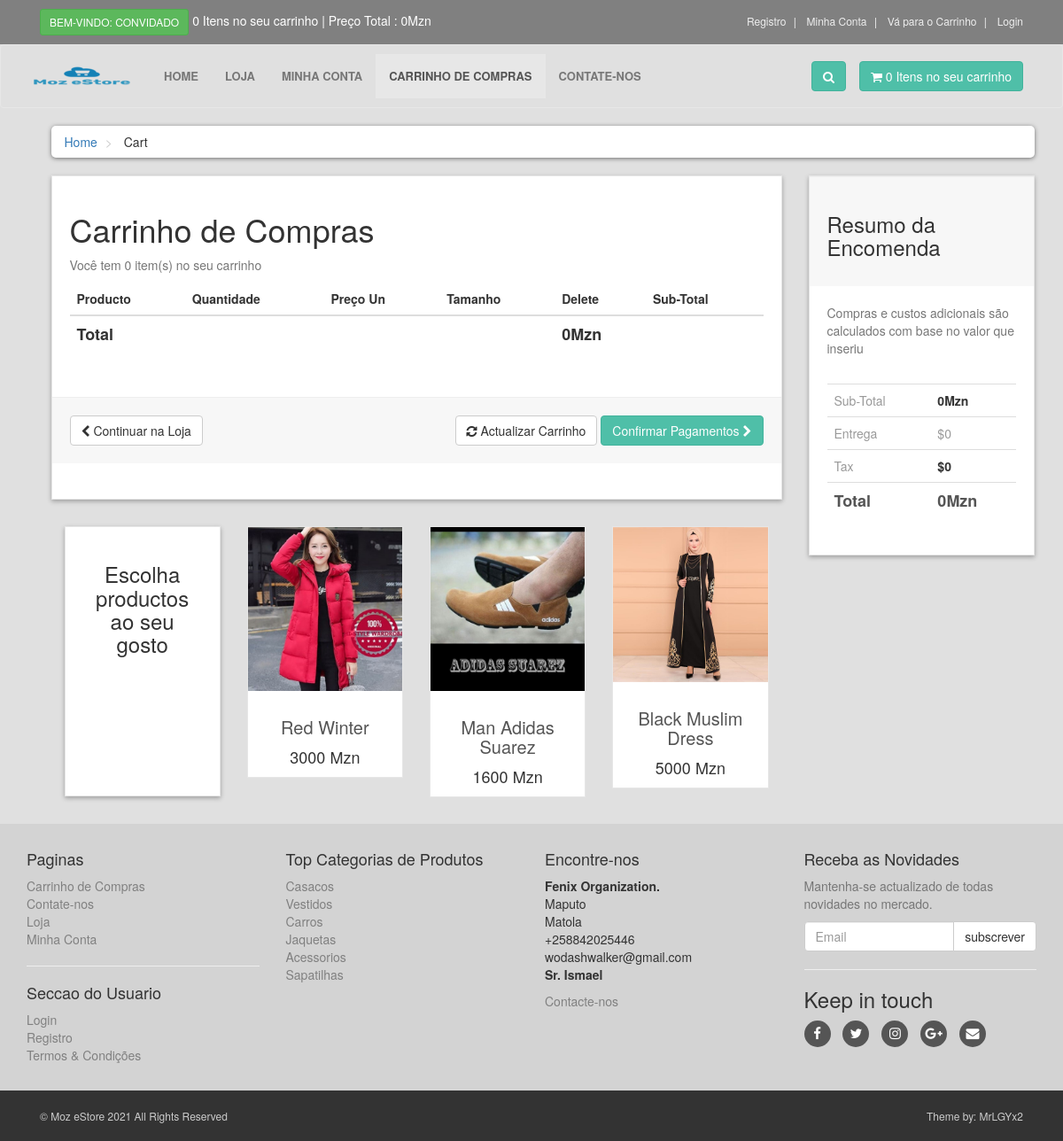
The app's page /cart.php with its own data.
### tables this page shows
CREATE TABLE `products` (
  `product_id` int(10) NOT NULL,
  `p_cat_id` int(10) NOT NULL,
  `cat_id` int(10) NOT NULL,
  `manufacturer_id` int(10) NOT NULL,
  `date` timestamp NOT NULL DEFAULT current_timestamp() ON UPDATE current_timestamp(),
  `product_title` text NOT NULL,
  `product_img1` text NOT NULL,
  `product_img2` text NOT NULL,
  `product_img3` text NOT NULL,
  `product_price` int(10) NOT NULL,
  `product_keywords` text NOT NULL,
  `product_desc` text NOT NULL
);

CREATE TABLE `product_categories` (
  `p_cat_id` int(10) NOT NULL,
  `p_cat_title` text NOT NULL,
  `p_cat_top` text NOT NULL,
  `p_cat_image` text NOT NULL
);

### cart.php (the view, shortened to what this page needs)
<?php
    include("includes/header.php");
?>
   <div id="content">
       <div class="container">
           <div class="col-md-12">
               <ul class="breadcrumb">
                   <li>
                       <a href="index.php">Home</a>
                   </li>
                   <li>
                       Cart
                   </li>
               </ul>
           </div>
           <div id="cart" class="col-md-9">
               <div class="box">
                   <form action="cart.php" method="post" enctype="multipart/form-data">
                       <h1>Carrinho de Compras</h1>
                       <?php
                       $ip_add = getRealIpUser();
                       $select_cart = "select * from cart where ip_add='$ip_add'";
                       $run_cart = mysqli_query($con,$select_cart);
                       $count = mysqli_num_rows($run_cart)
                       ?>
                       <p class="text-muted">Você tem <?php echo $count; ?> item(s) no seu carrinho</p>
                       <div class="table-responsive">
                           <table class="table">
                               <thead>
                                    <tr>
                                        <th colspan="2">Producto</th>
                                        <th>Quantidade</th>
                                        <th>Preço Un</th>
                                        <th>Tamanho</th>
                                        <th colspan="1">Delete</th>
                                        <th colspan="2">Sub-Total</th>
                                    </tr>
                               </thead>
                                   <?php
                                   $total = 0;
                                   ?>
                               <tfoot>
                                   <tr>
                                       <th colspan="5">Total</th>
                                       <th colspan="2"><?php echo $total; ?>Mzn</th>
                                   </tr>
                               </tfoot>
                           </table>
                       </div>
                       <div class="box-footer">
                           <div class="pull-left">
                               <a href="shop.php" class="btn btn-default">
                                   <i class="fa fa-chevron-left"></i> Continuar na Loja
                               </a>
                           </div>
                           <div class="pull-right">
                               <button type="submit" name="update" value="Update Cart" class="btn btn-default">
                                   <i class="fa fa-refresh"></i> Actualizar Carrinho
                               </button>
                               <a href="checkout.php" class="btn btn-primary">
                                   Confirmar Pagamentos <i class="fa fa-chevron-right"></i>
                               </a>
                           </div>
                       </div>
                   </form>
               </div>
               <div id="rowsame-heigh-row">
                   <div class="col-md-3 col-sm-6">
                       <div class="box same-height headline">
                           <h3 class="text-center">Escolha productos ao seu gosto</h3>
                       </div>
                   </div>
                   <?php
                   $enc_products = "select * from products order by rand() LIMIT 0,3";
                   $corre_products = mysqli_query($con,$enc_products);
                   while($row_products=mysqli_fetch_array($corre_products)){
                       $pro_id = $row_products['product_id'];
                       $pro_img1 = $row_products['product_img1'];
                       $pro_title = $row_products['product_title'];
                       $pro_price = $row_products['product_price'];
                       echo "
                           <div class='col-md-3 col-sm-6 center-responsive'>
                               <div class='product same-height active'>
                                   <a href='details.php?pro_id=$pro_id'>
                                       <img class='img-responsive' src='admin_area/product_images/$pro_img1' alt=''>
                                   </a>
                                   <div class='text'>
                                       <h3><a href='details.php?pro_id=$pro_id'>$pro_title</a></h3>
                                       <p class='price'>$pro_price Mzn</p>
                                   </div>
                               </div>
                           </div>
                       ";
                   }
                   ?>
               </div>
           </div>
           <div class="col-md-3">
               <div id="order-summary" class="box">
                   <div class="box-header">
                       <h3>Resumo da Encomenda</h3>
                   </div>
                   <p class="text-muted">
                       Compras e custos adicionais são calculados com base no valor que inseriu
                   </p>
                   <div class="table-responsive">
                       <table class="table">
                           <tbody>
                               <tr>
                                   <td>Sub-Total</td>
                                   <th><?php echo $total; ?>Mzn</th>
                               </tr>
                               <tr>
                                   <td>Entrega</td>
                                   <td>$0</td>
                               </tr>
                               <tr>
                                   <td> Tax </td>
                                   <th>$0</th>
                               </tr>
                               <tr class="total">
                                   <td>Total</td>
                                   <th><?php echo $total; ?>Mzn</th>
                               </tr>
                           </tbody>
                       </table>
                   </div>
               </div>
           </div>
       </div>
   </div>
    <?php
        include("includes/footer.php");
    ?>
</body>
</html>

### includes/footer.php (shortened to what this page needs)
<div id="footer">
    <div class="container">
        <div class="row">
            <div class="col-sm-6 col-md-3">
              <h4>Paginas</h4>
               <ul>
                   <li><a href="cart.php">Carrinho de Compras</a></li>
                   <li><a href="contact.php">Contate-nos</a></li>
                   <li><a href="shop.php">Loja</a></li>
                   <li><a href="customer/my_account.php?my_orders">Minha Conta</a></li>
               </ul>
               <hr>
               <h4>Seccao do Usuario</h4>
               <ul>
                   <?php
                          if(!isset($_SESSION['customer_email'])){
                              echo"<a href='checkout.php'>Login</a>";
                          }else{
                              echo"<a href='customer/my_account.php?my_orders'>Minha Conta</a>";
                          }
                          ?>
                   <li><a href="customer_register.php">Registro</a></li>
                   <li><a href="terms.php?terms_conditions=1">Termos & Condições</a></li>
               </ul>
            </div>
            <div class="com-sm-6 col-md-3">
                <h4>Top Categorias de Produtos</h4>
                <ul>
                    <?php
                        $get_p_cats = "select * from product_categories order by rand() LIMIT 0,7";
                        $run_p_cats = mysqli_query($con,$get_p_cats);
                        while($row_p_cats=mysqli_fetch_array($run_p_cats)){
                            $p_cat_id = $row_p_cats['p_cat_id'];
                            $p_cat_title = $row_p_cats['p_cat_title'];
                            echo "
                                <li>
                                    <a href='shop.php?p_cat=$p_cat_id'>
                                        $p_cat_title
                                    </a>
                                </li>
                            ";
                        }
                    ?>
                </ul>
            </div>
            <div class="col-sm-6 col-md-3">
                <h4>Encontre-nos</h4>
                <p>
                    <strong>Fenix Organization.</strong>
                    <br/>Maputo
                    <br/>Matola
                    <br/>+258842025446
                    <br/>wodashwalker@gmail.com
                    <br/><strong>Sr. Ismael</strong>
                </p>
                <a href="contact.php">Contacte-nos</a>
            </div>
            <div class="col-sm-6 col-md-3">
                <h4>Receba as Novidades</h4>
                <p class="text-muted">
                  Mantenha-se actualizado de todas novidades no mercado.
                </p>
                <form action="get" method="post">
                    <div class="input-group">
                        <input type="text" class="form-control" name="email" required placeholder="Email">
                        <span class="input-group-btn">
                            <input type="submit" value="subscrever" class="btn btn-default">
                        </span>
                    </div>
                </form>
                <hr>
                <h3>Keep in touch</h3>
                <p class="social">
                    <a href="#" class="fa fa-facebook"></a>
                    <a href="#" class="fa fa-twitter"></a>
                    <a href="#" class="fa fa-instagram"></a>
                    <a href="#" class="fa fa-google-plus"></a>
                    <a href="#" class="fa fa-envelope"></a>
                </p>
            </div>
        </div>
    </div>
</div>
<div id="copyright">
    <div class="container">
        <div class="col-md-6">
            <p class="pull-left">&copy; Moz eStore 2021 All Rights Reserved</p>
        </div>
        <div class="col-md-6">
            <p class="pull-right">Theme by: <a href="#">MrLGYx2</a></p>
        </div>
    </div>
</div>

### records on screen
products: product_img1 (picture), product_title "Red Winter", product_price "3000"
products: product_img1 (picture), product_title "Man Adidas Suarez", product_price "1600"
products: product_img1 (picture), product_title "Black Muslim Dress", product_price "5000"
product_categories: p_cat_title "Casacos"
product_categories: p_cat_title "Vestidos"
product_categories: p_cat_title "Carros"
product_categories: p_cat_title "Jaquetas"
product_categories: p_cat_title "Acessorios"
product_categories: p_cat_title "Sapatilhas"

### other values on screen
$count_items "0 0"
$total "0"
$count "0"
